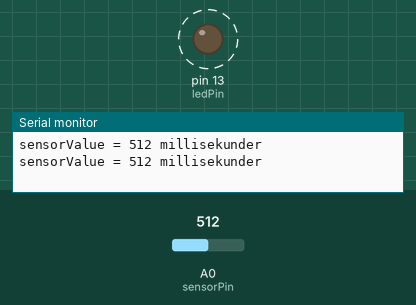
Recording of a sketch running on a simulated Arduino Uno, built with avr-gcc and run on an emulated ATmega328P. Parts: output pins drawn as LEDs (lit = HIGH), the last lines printed to the serial monitor. Dashed ring = blinking. The inputs (shaded band) are chosen by the test bench; at power-on: A0 (sensorPin) = 512.

Above: at 1.8 s.
1.9 s: A0 (sensorPin) set to 0
At 3.6 s:
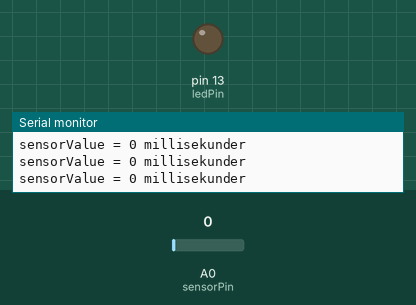
6.0 s: A0 (sensorPin) set to 511
At 6.4 s:
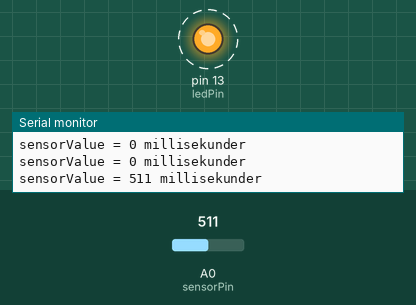
10.1 s: A0 (sensorPin) set to 1023
At 10.7 s:
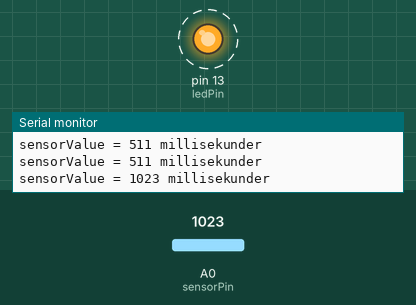
Timing chart, 0 to 20.2 s (numbered marks = the images above; inputs shaded):
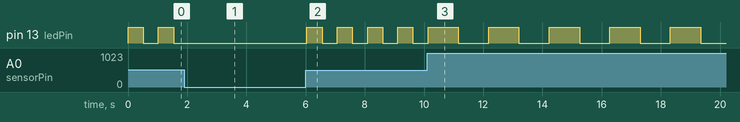

Measured:
- after the input at 1.9 s, pin 13 (ledPin): stops changing and stays LOW
- after the input at 6.0 s, pin 13 (ledPin): alternates HIGH for 0.51 s and LOW for 0.51 s, starting after 0.05 s
- after the input at 10.1 s, pin 13 (ledPin): alternates HIGH for 1.0 s and LOW for 1.0 s, starting after 1.1 s
- by itself, pin 13 (ledPin): alternates HIGH for 0.51 s and LOW for 0.51 s

The sketch:

Projekt_04-Potentiometer.ino
```cpp
/*************************************************
    Projekt 4 - Potentiometer
**************************************************/

// Variabler
int sensorPin = A0;   // stift-värdet för potentiometer.
int ledPin = 13;      // stift-värdet för lysdioden.
int sensorValue = 0;  // för att lagra värde från sensorPin.

void setup()
{
  // funktionen ställer in ledPin-variabeln som UTSIGNAL:
  pinMode(ledPin, OUTPUT);

  // för att visa info/data på monitorn.
  Serial.begin(9600);
}

void loop()
{
  // funtionen läser värdet från stiftet sensorPin och
  // lagrar det i sensorValue-variabeln.
  sensorValue = analogRead(sensorPin);

  // visar data på monitorn
  Serial.print("sensorValue = ");
  Serial.print(sensorValue);
  Serial.println(" millisekunder");

  // funktionen slår på lysdioden.
  digitalWrite(ledPin, HIGH);

  // funktionen stoppar programmet med antalet millisekunder
  // som finns lagrad i sensorValue-variabeln.
  delay(sensorValue);

  // funktionen slår av lysdioden.
  digitalWrite(ledPin, LOW);

  delay(sensorValue);
}
```
